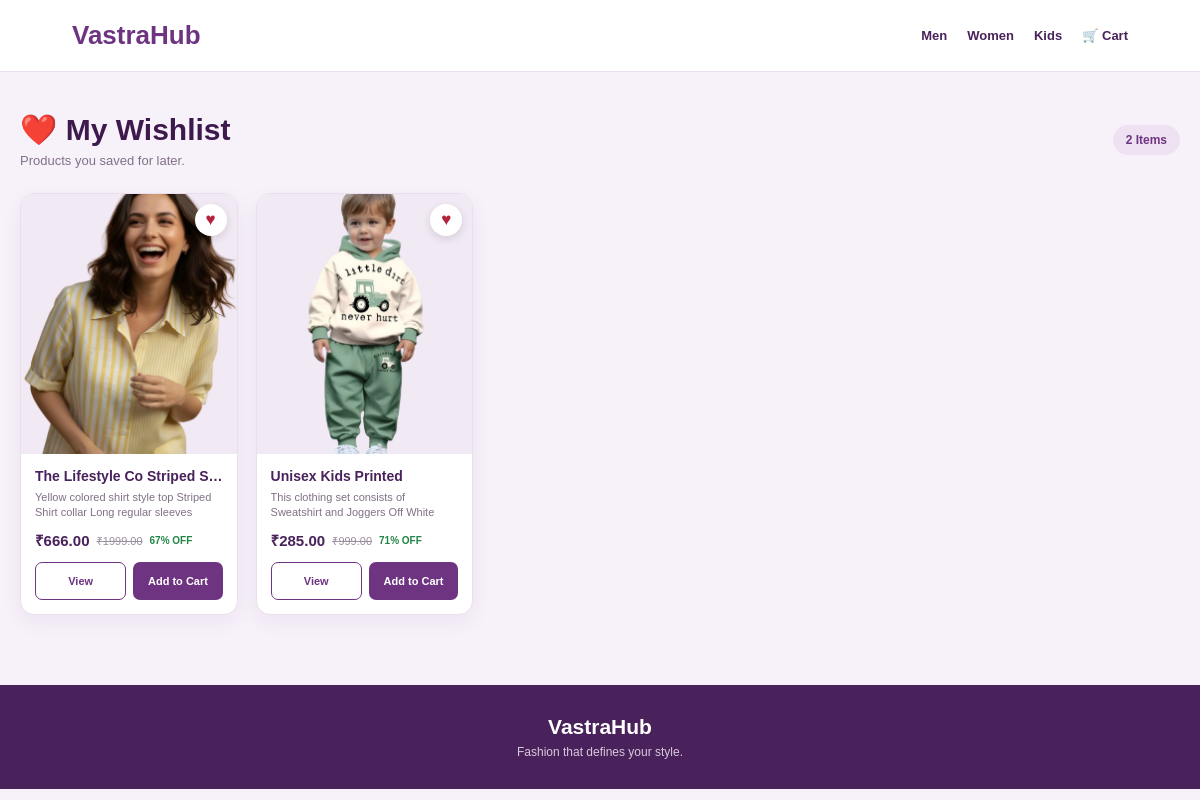
Page /wishlist/ (signed in) on the committed database.
### products/models.py (models this page shows, shortened)
class Wishlist(models.Model):
    user = models.ForeignKey(
        User,
        on_delete=models.CASCADE
    )
    product = models.ForeignKey(
        Product,
        on_delete=models.CASCADE
    )
    created_at = models.DateTimeField(
        auto_now_add=True
    )
    class Meta:
        unique_together = ("user", "product")

class Product(models.Model):
    CATEGORY_CHOICES = [
        ("men", "Men"),
        ("women", "Women"),
        ("kids", "Kids"),
    ]
    FIT_CHOICES = [
        ("regular", "Regular Fit"),
        ("slim", "Slim Fit"),
        ("oversized", "Oversized"),
        ("relaxed", "Relaxed Fit"),
    ]
    name = models.CharField(max_length=200)
    description = models.TextField()
    category = models.CharField(
        max_length=20,
        choices=CATEGORY_CHOICES,
        default="men"
    )
    brand = models.CharField(
        max_length=100,
        blank=True
    )
    price = models.DecimalField(
        max_digits=10,
        decimal_places=2
    )
    mrp = models.DecimalField(
        max_digits=10,
        decimal_places=2,
        blank=True,
        null=True
    )
    discount = models.PositiveIntegerField(
        default=0
    )
    image = models.ImageField(
        upload_to="products/",
        blank=True,
        null=True
    )
    sku = models.CharField(
        max_length=50,
        unique=True,
        blank=True,
        null=True
    )
    color = models.CharField(
        max_length=50,
        blank=True
    )
    fabric = models.CharField(
        max_length=100,
        blank=True
    )
    size = models.CharField(
        max_length=100,
        blank=True,
        help_text="Example: S,M,L,XL"
    )
    fit = models.CharField(
        max_length=30,
        choices=FIT_CHOICES,
        blank=True
    )
    pattern = models.CharField(
        max_length=100,
        blank=True
    )
    sleeve = models.CharField(
        max_length=100,
        blank=True
    )
    occasion = models.CharField(
        max_length=100,
        blank=True
    )
    stock = models.PositiveIntegerField(
        default=0
    )
    rating = models.DecimalField(
        max_digits=2,
        decimal_places=1,
        default=0
    )
    reviews_count = models.PositiveIntegerField(
        default=0
    )
    created_at = models.DateTimeField(
        auto_now_add=True
    )
    updated_at = models.DateTimeField(
        auto_now=True
    )

### products/views.py (the view)
@login_required
def wishlist(request):
    wishlist_items = Wishlist.objects.filter(
        user=request.user
    ).select_related("product").order_by("-created_at")
    return render(
        request,
        "products/wishlist.html",
        {
            "wishlist_items": wishlist_items
        }
    )

### products/templates/products/wishlist.html (shortened to what this page needs)
{% load static %}
<!DOCTYPE html>
<html lang="en">
<head>
</head>
<body>
    <nav class="navbar">
        <a href="{% url 'home' %}" class="logo">
            VastraHub
        </a>
        <div class="nav-right">
            <a href="{% url 'men' %}" class="nav-link">
                Men
            </a>
            <a href="{% url 'women' %}" class="nav-link">
                Women
            </a>
            <a href="{% url 'kids' %}" class="nav-link">
                Kids
            </a>
            <a href="{% url 'cart' %}" class="nav-link">
                🛒 Cart
            </a>
        </div>
    </nav>
    <main class="container">
        <div class="heading">
            <div>
                <h1>
                    ❤️ My Wishlist
                </h1>
                <p>
                    Products you saved for later.
                </p>
            </div>
            <div class="count">
                {{ wishlist_items|length }} Items
            </div>
        </div>
        {% if wishlist_items %}
            <div class="wishlist-grid">
                {% for item in wishlist_items %}
                    <div class="product-card">
                        <div class="image-box">
                            {% if item.product.image %}
                                <img
                                    src="{{ item.product.image.url }}"
                                    alt="{{ item.product.name }}"
                                >
                            {% else %}
                                <img
                                    src="{% static 'products/images/no-image.png' %}"
                                    alt="No image"
                                >
                            {% endif %}
                            <a
                                href="{% url 'remove_from_wishlist' item.id %}"
                                class="remove-btn"
                                title="Remove from wishlist"
                            >
                                ♥
                            </a>
                        </div>
                        <div class="product-info">
                            <div class="product-name">
                                {{ item.product.name }}
                            </div>
                            <div class="product-description">
                                {{ item.product.description }}
                            </div>
                            <div class="price-row">
                                <span class="price">
                                    ₹{{ item.product.price }}
                                </span>
                                {% if item.product.mrp %}
                                    <span class="mrp">
                                        ₹{{ item.product.mrp }}
                                    </span>
                                {% endif %}
                                {% if item.product.discount %}
                                    <span class="discount">
                                        {{ item.product.discount }}% OFF
                                    </span>
                                {% endif %}
                            </div>
                            <div class="buttons">
                                <a
                                    href="{% url 'product_detail' item.product.id %}"
                                    class="view-btn"
                                >
                                    View
                                </a>
                                <a
                                    href="{% url 'product_detail' item.product.id %}"
                                    class="cart-btn"
                                >
                                    Add to Cart
                                </a>
                            </div>
                        </div>
                    </div>
                {% endfor %}
            </div>
        {% endif %}
    </main>
    <footer>
        <h2>
            VastraHub
        </h2>
        <p>
            Fashion that defines your style.
        </p>
    </footer>
</body>
</html>

### products/templates/products/wishlist.html (style rules this page uses)
* { margin: 0; padding: 0; box-sizing: border-box; font-family: Arial, Helvetica, sans-serif; }
body { background: #f7f1fa; color: #49225b; min-height: 100vh; transition: 0.3s; }
a { text-decoration: none; color: inherit; }
.navbar { height: 72px; background: white; border-bottom: 1px solid #eadfed; display: flex; align-items: center; justify-content: space-between; padding: 0 6%; position: sticky; top: 0; z-index: 1000; }
.logo { color: #6e3482; font-size: 26px; font-weight: 900; }
.nav-right { display: flex; align-items: center; gap: 20px; }
.nav-link { color: #49225b; font-size: 13px; font-weight: 700; }
.container { max-width: 1250px; margin: 40px auto 70px; padding: 0 20px; }
.heading { display: flex; justify-content: space-between; align-items: center; margin-bottom: 25px; }
.heading h1 { color: #3e194d; font-size: 30px; }
.heading p { color: #817187; font-size: 13px; margin-top: 6px; }
.count { background: #eee2f2; color: #6e3482; padding: 8px 13px; border-radius: 20px; font-size: 12px; font-weight: 800; }
.wishlist-grid { display: grid; grid-template-columns: repeat(5, 1fr); gap: 18px; }
.product-card { background: white; border: 1px solid #eadfed; border-radius: 14px; overflow: hidden; position: relative; transition: 0.25s; box-shadow: 0 7px 22px rgba(73, 34, 91, 0.06); }
.image-box { width: 100%; height: 260px; background: #f1e9f4; overflow: hidden; position: relative; }
.image-box img { width: 100%; height: 100%; display: block; object-fit: cover; transition: 0.3s; }
.remove-btn { position: absolute; top: 10px; right: 10px; width: 32px; height: 32px; border-radius: 50%; background: white; display: flex; align-items: center; justify-content: center; color: #b4233c; font-size: 17px; box-shadow: 0 3px 10px rgba(0,0,0,0.12); z-index: 2; transition: 0.2s; }
.product-info { padding: 14px; }
.product-name { color: #49225b; font-size: 14px; font-weight: 800; white-space: nowrap; overflow: hidden; text-overflow: ellipsis; margin-bottom: 6px; }
.product-description { color: #817187; font-size: 11px; line-height: 1.4; height: 30px; overflow: hidden; margin-bottom: 10px; }
.price-row { display: flex; align-items: center; gap: 7px; margin-bottom: 12px; }
.price { color: #49225b; font-size: 15px; font-weight: 900; }
.mrp { color: #9b8da0; font-size: 11px; text-decoration: line-through; }
.discount { color: #218545; font-size: 10px; font-weight: 800; }
.buttons { display: flex; gap: 7px; }
.view-btn { flex: 1; height: 38px; border: 1px solid #6e3482; border-radius: 7px; display: flex; align-items: center; justify-content: center; color: #6e3482; font-size: 11px; font-weight: 800; }
.cart-btn { flex: 1; height: 38px; border: none; border-radius: 7px; background: #6e3482; color: white; display: flex; align-items: center; justify-content: center; font-size: 11px; font-weight: 800; }
footer { background: #49225b; color: white; text-align: center; padding: 30px 20px; }
footer h2 { font-size: 21px; margin-bottom: 6px; }
footer p { color: #d8c9dd; font-size: 12px; }

### rows in the picture
Wishlist: product.image (picture), product.name "The Lifestyle Co Striped S…", product.description "Yellow colored shirt style top Striped Shirt collar Long regular sleeves…", product.price "666.00", product.mrp "1999.00", product.discount "67"
Wishlist: product.image (picture), product.name "Unisex Kids Printed", product.description "This clothing set consists of Sweatshirt and Joggers Off White…", product.price "285.00", product.mrp "999.00", product.discount "71"

### other values in the picture
{{ wishlist_items|length }} "2"
